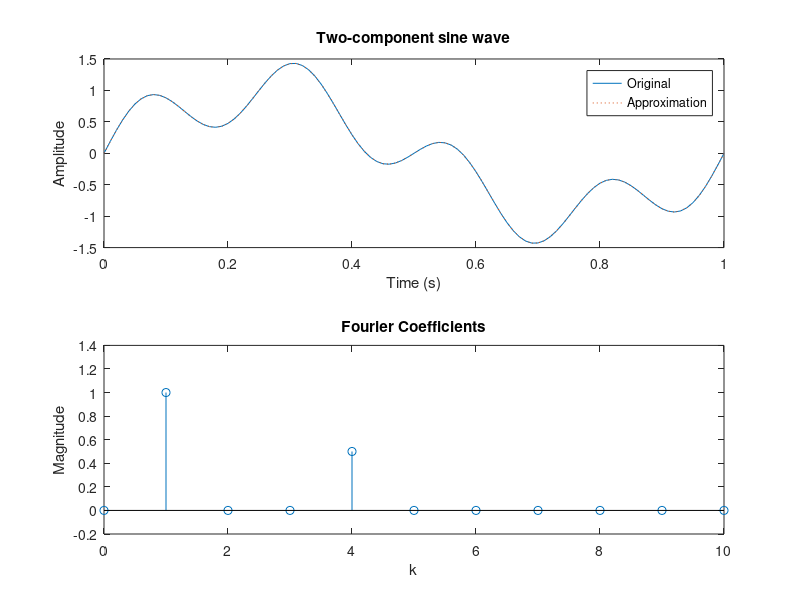
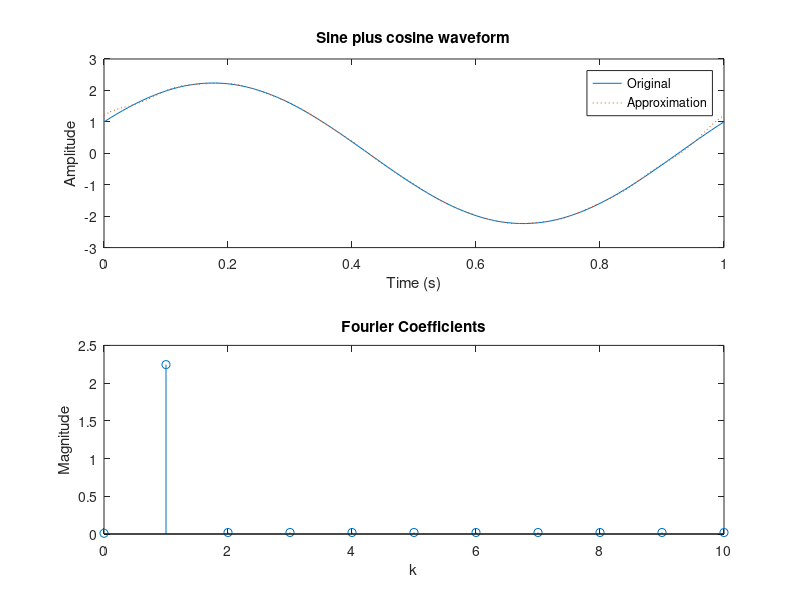

Here is the MATLAB script that generated these plots, in order:
dt = 0.01;
T = 1;
t = [0:dt:T]';
omega0 = 2 * pi / T;
N = length(t);
N2 = round(N/2);

% Regular 7.1 with additons
x = sin(2 * pi * t) + 0.5 * sin(4 * 2 * pi * t);
a(1) = 1/T * (sum(x) * dt);
xfs = a(1) * ones(size(x));
for k = 1:10
    ck = cos(k * omega0 * t);
    a(k + 1) = 2/T * (sum(x .* ck) * dt);
    sk = sin(k * omega0 * t);
    b(k + 1) = 2/T * (sum(x .* sk) * dt);
    xfs = xfs + a(k + 1) * cos(k * omega0 * t) + b(k + 1) * sin(k * omega0 * t);
end
figure;
subplot(2,1,1);
plot(t, x, '-', t, xfs, ':');
legend('Original', 'Approximation');
title('Two-component sine wave');
xlabel('Time (s)');
ylabel('Amplitude');
% Fourier coefficients
subplot(2,1,2);
stem(0:10, [a(1), sqrt(a(2:end).^2 + b(2:end).^2)]);
title('Fourier Coefficients');
xlabel('k');
ylabel('Magnitude');
x = cos(2 * pi * t) + 2 * sin(2 * pi * t);
a(1) = 1/T * (sum(x) * dt);
xfs = a(1) * ones(size(x));

%7.4 setup
for k = 1:10
    ck = cos(k * omega0 * t);
    a(k + 1) = 2/T * (sum(x .* ck) * dt);
    sk = sin(k * omega0 * t);
    b(k + 1) = 2/T * (sum(x .* sk) * dt);
    xfs = xfs + a(k + 1) * cos(k * omega0 * t) + b(k + 1) * sin(k * omega0 * t);
end

figure;
subplot(2,1,1); 
plot(t, x, '-', t, xfs, ':');
title('Sine plus cosine waveform');
legend('Original', 'Approximation');
xlabel('Time (s)');
ylabel('Amplitude');
% Fourier coefficients addition to graph
subplot(2,1,2); 
stem(0:10, [a(1), sqrt(a(2:end).^2 + b(2:end).^2)]);
title('Fourier Coefficients');
ylabel('Magnitude');
xlabel('k');